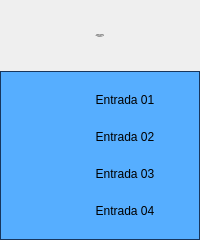
<?xml version="1.0" encoding="UTF-8"?>
<ui version="4.0">
 <class>Form</class>
 <widget class="QWidget" name="Form">
  <property name="geometry">
   <rect>
    <x>0</x>
    <y>0</y>
    <width>200</width>
    <height>240</height>
   </rect>
  </property>
  <property name="minimumSize">
   <size>
    <width>200</width>
    <height>240</height>
   </size>
  </property>
  <property name="maximumSize">
   <size>
    <width>200</width>
    <height>240</height>
   </size>
  </property>
  <property name="windowTitle">
   <string>Cartão 5069-IY4 04 Remota 02</string>
  </property>
  <layout class="QVBoxLayout" name="verticalLayout">
   <property name="spacing">
    <number>0</number>
   </property>
   <property name="leftMargin">
    <number>0</number>
   </property>
   <property name="topMargin">
    <number>0</number>
   </property>
   <property name="rightMargin">
    <number>0</number>
   </property>
   <property name="bottomMargin">
    <number>0</number>
   </property>
   <item>
    <layout class="QVBoxLayout" name="verticalLayout_2">
     <property name="spacing">
      <number>0</number>
     </property>
     <item>
      <widget class="PyDMLabel" name="PyDMLabel_2">
       <property name="maximumSize">
        <size>
         <width>16777215</width>
         <height>71</height>
        </size>
       </property>
       <property name="font">
        <font>
         <pointsize>-1</pointsize>
        </font>
       </property>
       <property name="toolTip">
        <string/>
       </property>
       <property name="styleSheet">
        <string notr="true">PyDMLabel {
 qproperty-alignment: AlignCenter;
 border: 1px solid #FF17365D;
 background-color: #FF17365D;
 color: rgb(255, 255, 255);
 min-height: 65px;
 max-height: 65px;
 font-size: 14px;
}</string>
       </property>
       <property name="text">
        <string>Falhas Hardware
Cartão 5069-IY4 04
Remota 02</string>
       </property>
       <property name="alignment">
        <set>Qt::AlignCenter</set>
       </property>
      </widget>
     </item>
     <item>
      <widget class="QFrame" name="frame">
       <property name="styleSheet">
        <string notr="true">QFrame#frame{
     border: 1px solid #FF17365D;
	 background-color: #56aeff;
}

PyDMByteIndicator {
  min-height: 1.50em;
  max-height: 1.50em;
  min-width: 1.50em;
}</string>
       </property>
       <property name="frameShape">
        <enum>QFrame::StyledPanel</enum>
       </property>
       <property name="frameShadow">
        <enum>QFrame::Raised</enum>
       </property>
       <layout class="QVBoxLayout" name="verticalLayout_3">
        <property name="spacing">
         <number>0</number>
        </property>
        <property name="leftMargin">
         <number>0</number>
        </property>
        <property name="topMargin">
         <number>0</number>
        </property>
        <property name="rightMargin">
         <number>0</number>
        </property>
        <property name="bottomMargin">
         <number>0</number>
        </property>
        <item>
         <layout class="QGridLayout" name="gridLayout">
          <property name="leftMargin">
           <number>5</number>
          </property>
          <property name="topMargin">
           <number>5</number>
          </property>
          <property name="rightMargin">
           <number>5</number>
          </property>
          <property name="bottomMargin">
           <number>5</number>
          </property>
          <property name="horizontalSpacing">
           <number>5</number>
          </property>
          <property name="verticalSpacing">
           <number>10</number>
          </property>
          <item row="3" column="0">
           <widget class="PyDMByteIndicator" name="PyDMByteIndicator_3">
            <property name="sizePolicy">
             <sizepolicy hsizetype="Fixed" vsizetype="Fixed">
              <horstretch>0</horstretch>
              <verstretch>0</verstretch>
             </sizepolicy>
            </property>
            <property name="minimumSize">
             <size>
              <width>27</width>
              <height>27</height>
             </size>
            </property>
            <property name="maximumSize">
             <size>
              <width>30</width>
              <height>27</height>
             </size>
            </property>
            <property name="toolTip">
             <string/>
            </property>
            <property name="channel" stdset="0">
             <string>ca://RA-RaSIA02:RF-IntlkComp-2:InAng07-Mon.VAL</string>
            </property>
            <property name="onColor" stdset="0">
             <color>
              <red>255</red>
              <green>0</green>
              <blue>0</blue>
             </color>
            </property>
            <property name="offColor" stdset="0">
             <color>
              <red>0</red>
              <green>255</green>
              <blue>0</blue>
             </color>
            </property>
            <property name="showLabels" stdset="0">
             <bool>false</bool>
            </property>
            <property name="circles" stdset="0">
             <bool>true</bool>
            </property>
           </widget>
          </item>
          <item row="0" column="1">
           <widget class="PyDMLabel" name="PyDMLabel">
            <property name="sizePolicy">
             <sizepolicy hsizetype="Fixed" vsizetype="Fixed">
              <horstretch>0</horstretch>
              <verstretch>0</verstretch>
             </sizepolicy>
            </property>
            <property name="minimumSize">
             <size>
              <width>100</width>
              <height>25</height>
             </size>
            </property>
            <property name="maximumSize">
             <size>
              <width>100</width>
              <height>25</height>
             </size>
            </property>
            <property name="toolTip">
             <string/>
            </property>
            <property name="text">
             <string>Entrada 01</string>
            </property>
            <property name="alignment">
             <set>Qt::AlignCenter</set>
            </property>
            <property name="channel" stdset="0">
             <string/>
            </property>
           </widget>
          </item>
          <item row="0" column="0">
           <widget class="PyDMByteIndicator" name="PyDMByteIndicator">
            <property name="sizePolicy">
             <sizepolicy hsizetype="Fixed" vsizetype="Fixed">
              <horstretch>0</horstretch>
              <verstretch>0</verstretch>
             </sizepolicy>
            </property>
            <property name="minimumSize">
             <size>
              <width>27</width>
              <height>27</height>
             </size>
            </property>
            <property name="maximumSize">
             <size>
              <width>30</width>
              <height>27</height>
             </size>
            </property>
            <property name="toolTip">
             <string/>
            </property>
            <property name="channel" stdset="0">
             <string>ca://RA-RaSIA02:RF-IntlkComp-2:InAng04-Mon.VAL</string>
            </property>
            <property name="onColor" stdset="0">
             <color>
              <red>255</red>
              <green>0</green>
              <blue>0</blue>
             </color>
            </property>
            <property name="offColor" stdset="0">
             <color>
              <red>0</red>
              <green>255</green>
              <blue>0</blue>
             </color>
            </property>
            <property name="showLabels" stdset="0">
             <bool>false</bool>
            </property>
            <property name="circles" stdset="0">
             <bool>true</bool>
            </property>
           </widget>
          </item>
          <item row="2" column="0">
           <widget class="PyDMByteIndicator" name="PyDMByteIndicator_2">
            <property name="sizePolicy">
             <sizepolicy hsizetype="Fixed" vsizetype="Fixed">
              <horstretch>0</horstretch>
              <verstretch>0</verstretch>
             </sizepolicy>
            </property>
            <property name="minimumSize">
             <size>
              <width>27</width>
              <height>27</height>
             </size>
            </property>
            <property name="maximumSize">
             <size>
              <width>30</width>
              <height>27</height>
             </size>
            </property>
            <property name="toolTip">
             <string/>
            </property>
            <property name="channel" stdset="0">
             <string>ca://RA-RaSIA02:RF-IntlkComp-2:InAng06-Mon.VAL</string>
            </property>
            <property name="onColor" stdset="0">
             <color>
              <red>255</red>
              <green>0</green>
              <blue>0</blue>
             </color>
            </property>
            <property name="offColor" stdset="0">
             <color>
              <red>0</red>
              <green>255</green>
              <blue>0</blue>
             </color>
            </property>
            <property name="showLabels" stdset="0">
             <bool>false</bool>
            </property>
            <property name="circles" stdset="0">
             <bool>true</bool>
            </property>
           </widget>
          </item>
          <item row="1" column="1">
           <widget class="PyDMLabel" name="PyDMLabel_3">
            <property name="sizePolicy">
             <sizepolicy hsizetype="Fixed" vsizetype="Fixed">
              <horstretch>0</horstretch>
              <verstretch>0</verstretch>
             </sizepolicy>
            </property>
            <property name="minimumSize">
             <size>
              <width>100</width>
              <height>25</height>
             </size>
            </property>
            <property name="maximumSize">
             <size>
              <width>100</width>
              <height>25</height>
             </size>
            </property>
            <property name="toolTip">
             <string/>
            </property>
            <property name="text">
             <string>Entrada 02</string>
            </property>
            <property name="alignment">
             <set>Qt::AlignCenter</set>
            </property>
           </widget>
          </item>
          <item row="2" column="1">
           <widget class="PyDMLabel" name="PyDMLabel_4">
            <property name="sizePolicy">
             <sizepolicy hsizetype="Fixed" vsizetype="Fixed">
              <horstretch>0</horstretch>
              <verstretch>0</verstretch>
             </sizepolicy>
            </property>
            <property name="minimumSize">
             <size>
              <width>100</width>
              <height>25</height>
             </size>
            </property>
            <property name="maximumSize">
             <size>
              <width>100</width>
              <height>25</height>
             </size>
            </property>
            <property name="toolTip">
             <string/>
            </property>
            <property name="text">
             <string>Entrada 03</string>
            </property>
            <property name="alignment">
             <set>Qt::AlignCenter</set>
            </property>
           </widget>
          </item>
          <item row="3" column="1">
           <widget class="PyDMLabel" name="PyDMLabel_5">
            <property name="sizePolicy">
             <sizepolicy hsizetype="Fixed" vsizetype="Fixed">
              <horstretch>0</horstretch>
              <verstretch>0</verstretch>
             </sizepolicy>
            </property>
            <property name="minimumSize">
             <size>
              <width>100</width>
              <height>25</height>
             </size>
            </property>
            <property name="maximumSize">
             <size>
              <width>100</width>
              <height>25</height>
             </size>
            </property>
            <property name="toolTip">
             <string/>
            </property>
            <property name="text">
             <string>Entrada 04</string>
            </property>
            <property name="alignment">
             <set>Qt::AlignCenter</set>
            </property>
           </widget>
          </item>
          <item row="1" column="0">
           <widget class="PyDMByteIndicator" name="PyDMByteIndicator_4">
            <property name="sizePolicy">
             <sizepolicy hsizetype="Fixed" vsizetype="Fixed">
              <horstretch>0</horstretch>
              <verstretch>0</verstretch>
             </sizepolicy>
            </property>
            <property name="minimumSize">
             <size>
              <width>27</width>
              <height>27</height>
             </size>
            </property>
            <property name="maximumSize">
             <size>
              <width>30</width>
              <height>27</height>
             </size>
            </property>
            <property name="toolTip">
             <string/>
            </property>
            <property name="channel" stdset="0">
             <string>ca://RA-RaSIA02:RF-IntlkComp-2:InAng05-Mon.VAL</string>
            </property>
            <property name="onColor" stdset="0">
             <color>
              <red>255</red>
              <green>0</green>
              <blue>0</blue>
             </color>
            </property>
            <property name="offColor" stdset="0">
             <color>
              <red>0</red>
              <green>255</green>
              <blue>0</blue>
             </color>
            </property>
            <property name="showLabels" stdset="0">
             <bool>false</bool>
            </property>
            <property name="circles" stdset="0">
             <bool>true</bool>
            </property>
           </widget>
          </item>
         </layout>
        </item>
       </layout>
      </widget>
     </item>
    </layout>
   </item>
  </layout>
 </widget>
 <customwidgets>
  <customwidget>
   <class>PyDMLabel</class>
   <extends>QLabel</extends>
   <header>pydm.widgets.label</header>
  </customwidget>
  <customwidget>
   <class>PyDMByteIndicator</class>
   <extends>QWidget</extends>
   <header>pydm.widgets.byte</header>
  </customwidget>
 </customwidgets>
 <resources/>
 <connections/>
</ui>
